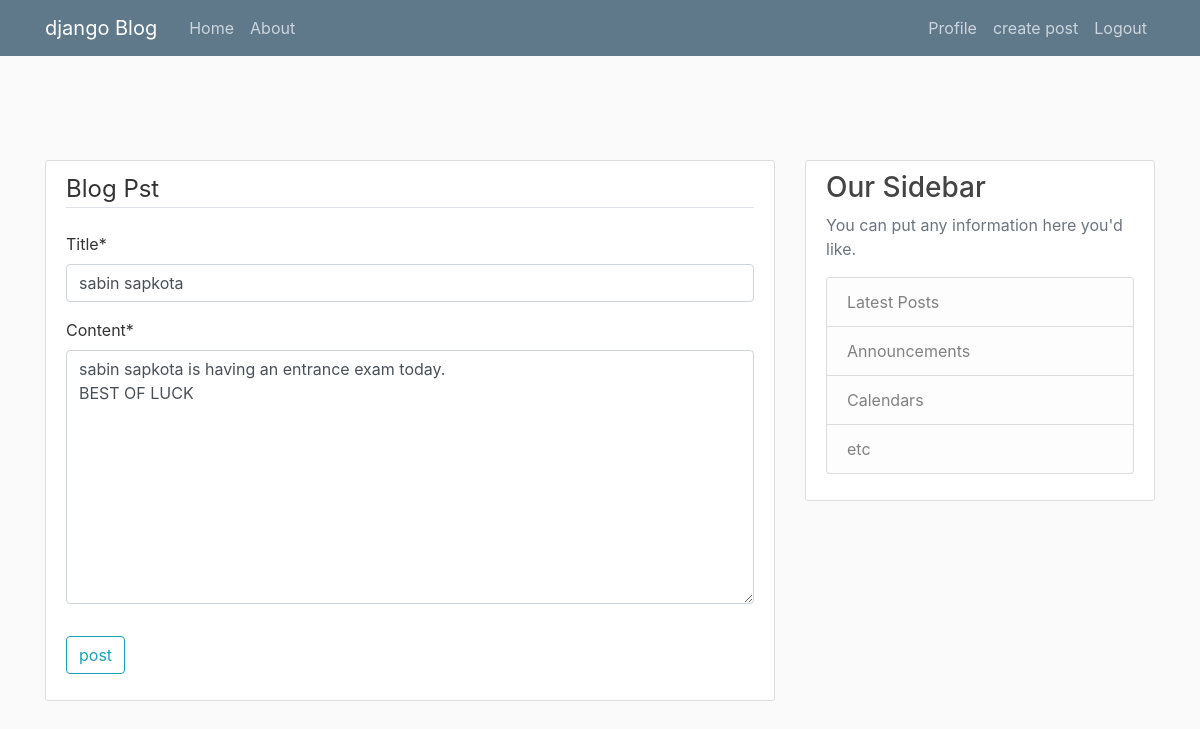
Screenshot of /post/15/update/ (signed in) with the database file from the repository.
### blog/models.py (models this page shows, shortened)
class post(models.Model):
 title=models.CharField(max_length=100)
 content=models.TextField()
 date=models.DateTimeField(default=timezone.now)
 author= models.ForeignKey(User,on_delete=models.CASCADE)

### blog/views.py (the view, shortened to what this page needs)
# urls.py: path('post/<int:pk>/update/', PostUpdateView.as_view(), name="post-update"),
class PostUpdateView( LoginRequiredMixin,UserPassesTestMixin, UpdateView):
    model=post
    fields=['title','content']
    def test_func(self):
        post= self.get_object()
        if self.request.user == post.author:
            return True
        return False

### blog/templates/blog/post_form.html (shortened to what this page needs)
{% extends "blog/base.html" %}
{% load crispy_forms_tags %}
{% block content%}
 <div class="content-section">
     <form method="POST">
         <fieldset class="form-group">
             <legend class="border-bottom mb-4">
         Blog Pst
                  </legend>
                 {{ form|crispy }}
         </fieldset>
         <div class="form-group">
             <button class="btn btn-outline-info" type="submit">
                 post
             </button>
         </div>
     </form>
 </div>
{% endblock content %}

### blog/static/blog/main.css (style rules this page uses)
body { background: #fafafa; color: #333333; margin-top: 10rem; }
.content-section { background: #ffffff; padding: 10px 20px; border: 1px solid #dddddd; border-radius: 3px; margin-bottom: 20px; }

### rows the page displays
post: title "sabin sapkota", content "sabin sapkota is having an entrance exam today. BEST OF LUCK"
